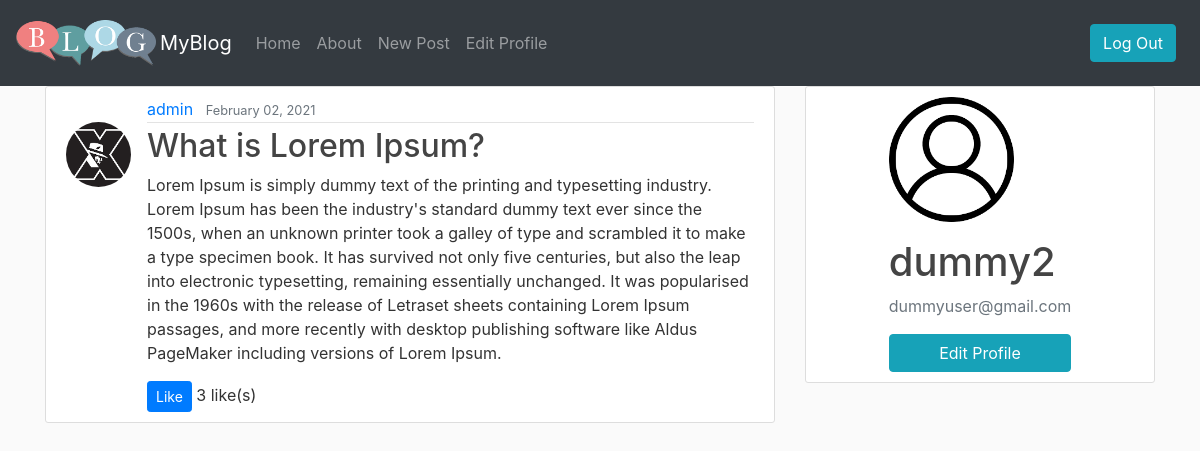
Page /post/30/ (signed in) on the committed database.
### blog/models.py (models this page shows, shortened)
class Post(models.Model):
    title = models.CharField(max_length=100)
    content = models.TextField()
    date_posted = models.DateTimeField(default=timezone.now)
    author = models.ForeignKey(User,on_delete=models.CASCADE)
    likes = models.ManyToManyField(User,related_name='blog_post')

### users/models.py (models this page shows, shortened)
class Profile(models.Model):
    user = models.OneToOneField(User, on_delete=models.CASCADE)
    image = models.ImageField( default='default.png',upload_to='profile_pics')

### blog/views.py (the view)
# urls.py: path('post/<int:pk>/', PostDetailView.as_view(),name = 'post-detail'),
class PostDetailView(DetailView):
    model  = Post

### templates/blog/post_detail.html (shortened to what this page needs)
{% extends "blog/base.html" %}
{% block content %}
<article class="media content-section">
    <img class="rounded-circle article-img" src="{{ object.author.profile.image.url }}">
    <div class="media-body">
        <div class="article-metadata">
            <a class="mr-2" href="{% url 'user-posts' object.author.username %}">{{ object.author }}</a>
            <small class="text-muted">{{ object.date_posted|date:"F d, Y" }}</small>
        </div>
        <h2 class="article-title">{{ object.title }}</h2>
        <p class="article-content">{{ object.content }}</p>
        <div>
            <form action="{% url 'like_post' post.pk %}" method="POST">
              {% if request.user.is_authenticated %}
              <button type="submit" name="post_id" value="{{ post.id }}" class="btn btn-primary btn-sm">Like</button>
              {% else %}
              <a href="{% url 'login' %}" class="btn btn-primary btn-sm">Like</a>
              {% endif %}
              <span> {{ post.likes.count }} like(s)</span>
          </form>
          </div>
    </div>
</article>
{% endblock %}

### templates/blog/base.html (shortened to what this page needs)
{% load static %}
<!DOCTYPE html>
<html lang="en">
<head>
    <link rel="stylesheet" href="https://cdn.jsdelivr.net/npm/bootstrap@4.5.3/dist/css/bootstrap.min.css">
    <link rel="stylesheet" type="text/css" href="{% static 'blog/main.css' %}">
</head>
<body>
    <nav class="navbar navbar-expand-lg navbar-dark bg-dark">
        <img src="/media/blog.png" height="70px" width="140px" class="mr-1">
        <a class="navbar-brand" href="{% url 'blog-home' %}">MyBlog</a>
        <div class="collapse navbar-collapse" id="navbarSupportedContent">
          <ul class="navbar-nav mr-auto">
            <li class="nav-item {% block active_home %} {% endblock %}">
              <a class="nav-link" href="{% url 'blog-home' %}">Home <span class="sr-only">(current)</span></a>
            </li>
            <li class="nav-item {% block active_about %} {% endblock %}">
              <a class="nav-link" href="{% url 'blog-about' %}">About </a>
            </li>
            {% if request.user.is_authenticated %}
            <li class="nav-item {% block active_new %} {% endblock %}">
              <a class="nav-link" href="{% url 'post-create' %}">New Post</a>
            </li>
            <li class="nav-item {% block active_edit %} {% endblock %}">
              <a class="nav-link" href="{% url 'profile-update' %}">Edit Profile </a>
            </li>
            {% endif %}
          </ul>
          <ul class="navbar-nav">
            {% if request.user.is_authenticated %}
            <li class="nav-item">
              <a class="nav-link" href="{% url 'logout' %}"> <button class="btn btn-info my-2 my-sm-0" >Log Out</button></a>
            </li>
            {% endif %}
          </ul>
        </div>
      </nav>
      <main role="main" class="container">
        <div class="row">
          <div class="col-md-8">
            {% block content %}{% endblock %}
          </div>
          {% if request.user.is_authenticated %}
          <div class="col-md-4">
            <div class="d-flex justify-content-center content-section">
                <ul class="list-group">
                    <img class=" account-img" src="{{ user.profile.image.url }}">
                    <div class="media-body">
                      <h2 class="account-heading">{{ user.username }}</h2>
                      <p class="text-secondary">{{ user.email }}</p>
                    </div>
                    {% if request.user.is_authenticated %}
                      <a class="btn btn-info" href="{% url 'profile-update' %}">Edit Profile</a>
                    {% endif %}
                </ul>
            </div>
          </div>
          {% endif %}
        </div>
      </main>
</body>
</html>

### static/blog/main.css (style rules this page uses)
body { background: #fafafa; color: #333333; }
h1, h2, h3, h4, h5, h6 { color: #444444; }
ul { margin: 0; }
.content-section { background: #ffffff; padding: 10px 20px; border: 1px solid #dddddd; border-radius: 3px; margin-bottom: 20px; }
.article-title { color: #444444; }
.article-content { white-space: pre-line; }
.article-img { height: 65px; width: 65px; margin-right: 16px; margin-top: 25px; }
.article-metadata { padding-bottom: 1px; margin-bottom: 4px; border-bottom: 1px solid #e3e3e3 }
.account-img { height: 125px; width: 125px; margin-right: 20px; margin-bottom: 16px; }
.account-heading { font-size: 2.5rem; }

### rows in the picture
Post: author.profile.image (picture), author "admin", date_posted "February 02, 2021", title "What is Lorem Ipsum?", content "Lorem Ipsum is simply dummy text of the printing and typesetting industry. Lorem Ipsum has been the industry's standard dummy text ever since the 1500s, when an unknown printer took a galley of type and scrambled it to make a type specimen book. It has survived not only five centuries, but also the leap into electronic typesetting, remaining essentially unchanged. It was popularised in the 1960s with the release of Letraset sheets containing Lorem Ipsum passages, and more recently with desktop publishing software like Aldus PageMaker including versions of Lorem Ipsum.", likes.count "3"

### other values in the picture
{{ user.username }} "dummy2"
{{ user.email }} "dummyuser@gmail.com"
